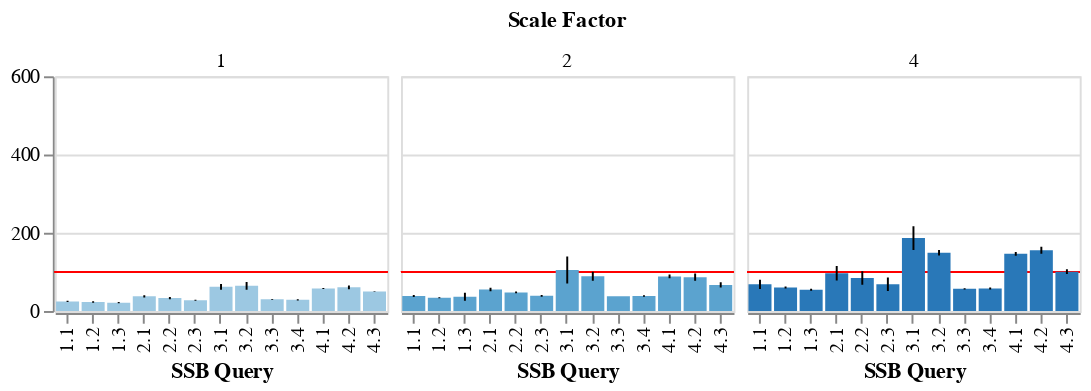

Vega-Lite specification stored for this chart:
### Vega-Lite specification from a JSON file in a GitHub repository (floating-point values rounded to 4 significant figures; data arrays with more than 128 entries replaced by an {"elided": "..."} marker saying what was removed)
{"$schema": "https://vega.github.io/schema/vega-lite/v4.json", "description": "Mean duration of SSB queries with errorbars, monetdb only.", "data": {"values": {"elided": "182 records"}}, "transform": [{"filter": {"field": "driver", "equal": "monetdb"}}, {"calculate": "round(datum.meanDuration) + 'ms'", "as": "durationNice"}, {"calculate": "clamp(datum.meanDuration,0,407)", "as": "durationTextPos"}], "facet": {"column": {"field": "scale_factor", "type": "ordinal", "title": "Scale Factor", "header": {"labelPadding": 2, "titlePadding": 0}}}, "config": {"facet": {"spacing": 5}}, "spec": {"height": 120, "width": 170, "layer": [{"mark": {"type": "rule", "color": "red"}, "encoding": {"y": {"value": 100}}}, {"mark": {"type": "bar", "clip": true, "height": 22}, "encoding": {"x": {"field": "ssb_id", "type": "nominal", "title": "SSB Query"}, "y": {"field": "meanDuration", "type": "quantitative", "scale": {"domain": [0, 600]}, "title": "Mean Duration (with Std. Dev.)"}, "color": {"field": "scale_factor", "type": "ordinal", "title": "Scale Factor", "legend": null}}}, {"mark": {"type": "errorbar", "clip": true}, "encoding": {"y": {"field": "meanDuration", "type": "quantitative", "scale": {"domain": [0, 600]}, "title": null}, "yError": {"field": "durationStd"}, "x": {"field": "ssb_id", "type": "nominal", "title": "SSB Query"}}}]}}
